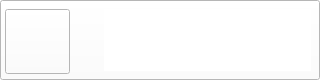
<?xml version="1.0" encoding="UTF-8"?>
<ui version="4.0">
 <class>eva</class>
 <widget class="QMainWindow" name="eva">
  <property name="geometry">
   <rect>
    <x>0</x>
    <y>0</y>
    <width>320</width>
    <height>80</height>
   </rect>
  </property>
  <property name="minimumSize">
   <size>
    <width>3</width>
    <height>0</height>
   </size>
  </property>
  <property name="windowTitle">
   <string>Eva</string>
  </property>
  <property name="styleSheet">
   <string notr="true">background-color: white;</string>
  </property>
  <property name="dockNestingEnabled">
   <bool>false</bool>
  </property>
  <property name="unifiedTitleAndToolBarOnMac">
   <bool>false</bool>
  </property>
  <widget class="QWidget" name="centralwidget">
   <widget class="QPushButton" name="Button_Recognize">
    <property name="geometry">
     <rect>
      <x>5</x>
      <y>9</y>
      <width>65</width>
      <height>65</height>
     </rect>
    </property>
    <property name="autoFillBackground">
     <bool>false</bool>
    </property>
    <property name="styleSheet">
     <string notr="true"/>
    </property>
    <property name="text">
     <string/>
    </property>
    <property name="icon">
     <iconset>
      <normaloff>../../Downloads/200px-VCS_LOGO_EVA.png</normaloff>../../Downloads/200px-VCS_LOGO_EVA.png</iconset>
    </property>
   </widget>
   <widget class="QTextEdit" name="Text_RecognizedCommand">
    <property name="geometry">
     <rect>
      <x>104</x>
      <y>9</y>
      <width>207</width>
      <height>62</height>
     </rect>
    </property>
    <property name="styleSheet">
     <string notr="true">border: None;</string>
    </property>
    <property name="readOnly">
     <bool>true</bool>
    </property>
   </widget>
   <widget class="QPushButton" name="mini_app_back">
    <property name="geometry">
     <rect>
      <x>0</x>
      <y>0</y>
      <width>320</width>
      <height>80</height>
     </rect>
    </property>
    <property name="text">
     <string>PushButton</string>
    </property>
   </widget>
   <zorder>mini_app_back</zorder>
   <zorder>Button_Recognize</zorder>
   <zorder>Text_RecognizedCommand</zorder>
  </widget>
 </widget>
 <resources/>
 <connections/>
</ui>
